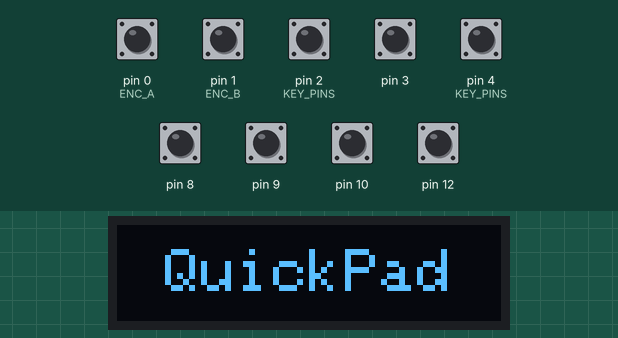
This sketch was run on a simulated Arduino Leonardo, built with avr-gcc and run on an emulated ATmega32U4. Parts: 128×32 one-colour display. The test bench sets the inputs (shaded band); at power-on: pin 0 (ENC_A), pin 1 (ENC_B), pin 2 (KEY_PINS), pin 3, pin 4 (KEY_PINS), pin 8–10, pin 12 HIGH. The local clock reads 2024-03-15 10:24:30 at power-on unless the sketch sets it; USB keyboard and mouse output is not drawn.

Above: at 0.1 s.
At 1.1 s:
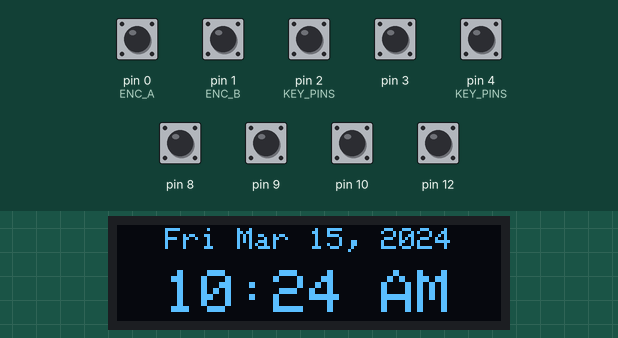
At 30.1 s:
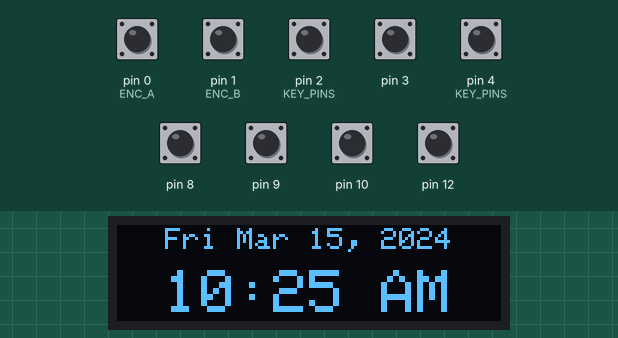
At 90.1 s:
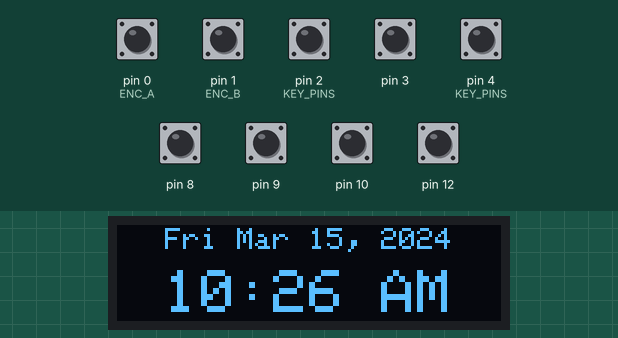

Measured:
- what the display in image 1 shows lasts 29.0 s, from 1.1 s to 30.1 s
- what the display in image 2 shows lasts 60.0 s, from 30.1 s to 90.1 s

The sketch:

QuickPad.ino
```cpp
// QuickPad firmware (Arduino IDE)
// Seeed XIAO RP2040 + 6 keys + 0.91" SSD1306 OLED + DS3231 clock + EC11 encoder
//
// Board package: "Raspberry Pi Pico/RP2040" by Earle F. Philhower
//   Tools > Board > Raspberry Pi Pico/RP2040 > Seeed XIAO RP2040
// Libraries (Library Manager): Adafruit SSD1306, Adafruit GFX Library, RTClib
//
// Pins below are RP2040 GPIO numbers, matched to the XIAO's D-pin labels.

#include <Wire.h>
#include <Keyboard.h>
#include <Adafruit_GFX.h>
#include <Adafruit_SSD1306.h>
#include <RTClib.h>

// ---------------- Pins (from the QuickPad schematic) ----------------
const uint8_t KEY_PINS[6] = {
  26,  // D0  -> SW1
  27,  // D1  -> SW2
  28,  // D2  -> SW3
  29,  // D3  -> SW4
  2,   // D8  -> SW5
  4    // D9  -> SW6
};
const uint8_t PIN_SDA = 6;  // D4
const uint8_t PIN_SCL = 7;  // D5
const uint8_t ENC_A   = 0;  // D6
const uint8_t ENC_B   = 1;  // D7
const uint8_t ENC_BTN = 3;  // D10

// ---------------- Settings you can change ----------------
// What each key sends, in order SW1..SW6. F13-F18 don't clash with anything.
const uint8_t KEYMAP[6] = { KEY_F13, KEY_F14, KEY_F15, KEY_F16, KEY_F17, KEY_F18 };

const bool    SCREEN_UPSIDE_DOWN = true;   // OLED is mounted upside down
const bool    USE_24_HOUR        = false;  // true shows 15:09 instead of 3:09 PM
const uint8_t OLED_ADDRESS       = 0x3C;   // a few OLEDs use 0x3D
const bool    REVERSE_KNOB       = false;  // flip if the knob turns the wrong way

// USB media codes (HID consumer page)
const uint16_t MEDIA_VOL_UP   = 0xE9;
const uint16_t MEDIA_VOL_DOWN = 0xEA;
const uint16_t MEDIA_MUTE     = 0xE2;

// ---------------- Hardware objects ----------------
Adafruit_SSD1306 display(128, 32, &Wire, -1);
RTC_DS3231 rtc;
bool rtcFound = false;

// ---------------- Rotary encoder (read with interrupts) ----------------
// Tracks every A/B transition; an EC11 makes 4 transitions per click.
volatile int32_t encCount = 0;
volatile uint8_t encState = 0;
const int8_t QUAD_TABLE[16] = {0, -1, 1, 0, 1, 0, 0, -1, -1, 0, 0, 1, 0, 1, -1, 0};

void encoderISR() {
  encState = ((encState << 2) | (digitalRead(ENC_A) << 1) | digitalRead(ENC_B)) & 0x0F;
  encCount += QUAD_TABLE[encState];
}

int32_t lastDetent = 0;

// ---------------- Buttons (6 keys + encoder button) ----------------
const uint8_t NUM_BUTTONS = 7;
const uint8_t ENCODER_BUTTON = 6;
uint8_t buttonPins[NUM_BUTTONS];
bool buttonPressed[NUM_BUTTONS];
unsigned long lastChange[NUM_BUTTONS];
const unsigned long DEBOUNCE_MS = 5;

// ---------------- Screen ----------------
const char* DAYS[7]    = {"Sun", "Mon", "Tue", "Wed", "Thu", "Fri", "Sat"};
const char* MONTHS[12] = {"Jan", "Feb", "Mar", "Apr", "May", "Jun",
                          "Jul", "Aug", "Sep", "Oct", "Nov", "Dec"};
int lastMinuteShown = -1;

void printCentered(const char* text, uint8_t size, int16_t y) {
  int16_t x1, y1;
  uint16_t w, h;
  display.setTextSize(size);
  display.getTextBounds(text, 0, 0, &x1, &y1, &w, &h);
  display.setCursor((128 - w) / 2, y);
  display.print(text);
}

void updateScreen(bool force) {
  if (!rtcFound) {
    display.clearDisplay();
    printCentered("Clock not found", 1, 12);
    display.display();
    return;
  }
  DateTime now = rtc.now();
  if (!force && now.minute() == lastMinuteShown) return;  // redraw once a minute
  lastMinuteShown = now.minute();

  char dateText[24];
  snprintf(dateText, sizeof(dateText), "%s %s %d, %d",
           DAYS[now.dayOfTheWeek()], MONTHS[now.month() - 1], now.day(), now.year());

  char timeText[12];
  if (USE_24_HOUR) {
    snprintf(timeText, sizeof(timeText), "%02d:%02d", now.hour(), now.minute());
  } else {
    int hour12 = now.hour() % 12;
    if (hour12 == 0) hour12 = 12;
    snprintf(timeText, sizeof(timeText), "%d:%02d %s", hour12, now.minute(),
             now.hour() < 12 ? "AM" : "PM");
  }

  display.clearDisplay();
  printCentered(dateText, 1, 1);    // small line on top
  printCentered(timeText, 2, 15);   // big line underneath
  display.display();
}

void sendMedia(uint16_t code) {
  Keyboard.consumerPress(code);
  delay(5);
  Keyboard.consumerRelease();
}

// ---------------- Setup ----------------
void setup() {
  // Buttons: internal pull-ups, so a press reads LOW
  for (uint8_t i = 0; i < 6; i++) buttonPins[i] = KEY_PINS[i];
  buttonPins[ENCODER_BUTTON] = ENC_BTN;
  for (uint8_t i = 0; i < NUM_BUTTONS; i++) {
    pinMode(buttonPins[i], INPUT_PULLUP);
    buttonPressed[i] = false;
    lastChange[i] = 0;
  }

  // Encoder
  pinMode(ENC_A, INPUT_PULLUP);
  pinMode(ENC_B, INPUT_PULLUP);
  attachInterrupt(digitalPinToInterrupt(ENC_A), encoderISR, CHANGE);
  attachInterrupt(digitalPinToInterrupt(ENC_B), encoderISR, CHANGE);

  // I2C bus shared by the OLED and the clock
  Wire.setSDA(PIN_SDA);
  Wire.setSCL(PIN_SCL);
  Wire.begin();
  Wire.setClock(400000);

  // Screen
  display.begin(SSD1306_SWITCHCAPVCC, OLED_ADDRESS);
  display.setRotation(SCREEN_UPSIDE_DOWN ? 2 : 0);
  display.setTextColor(SSD1306_WHITE);
  display.clearDisplay();
  printCentered("QuickPad", 2, 8);
  display.display();

  // Clock: if it has never been set (or lost power), set it to the time
  // this sketch was compiled, which is accurate to within a few seconds.
  rtcFound = rtc.begin(&Wire);
  if (rtcFound && rtc.lostPower()) {
    rtc.adjust(DateTime(F(__DATE__), F(__TIME__)));
  }

  // USB keyboard + media keys
  Keyboard.begin();

  delay(1000);
  updateScreen(true);
}

// ---------------- Main loop ----------------
void loop() {
  unsigned long nowMs = millis();

  // Keys and encoder button
  for (uint8_t i = 0; i < NUM_BUTTONS; i++) {
    bool pressed = (digitalRead(buttonPins[i]) == LOW);
    if (pressed != buttonPressed[i] && nowMs - lastChange[i] > DEBOUNCE_MS) {
      buttonPressed[i] = pressed;
      lastChange[i] = nowMs;

      if (i == ENCODER_BUTTON) {
        if (pressed) sendMedia(MEDIA_MUTE);
      } else if (pressed) {
        Keyboard.press(KEYMAP[i]);
      } else {
        Keyboard.release(KEYMAP[i]);
      }
    }
  }

  // Volume knob: one volume step per click
  noInterrupts();
  int32_t count = encCount;
  interrupts();
  int32_t detent = count / 4;
  if (detent != lastDetent) {
    int32_t steps = detent - lastDetent;
    lastDetent = detent;
    if (REVERSE_KNOB) steps = -steps;
    uint16_t code = steps > 0 ? MEDIA_VOL_UP : MEDIA_VOL_DOWN;
    for (int32_t s = 0; s < abs(steps); s++) sendMedia(code);
  }

  // Clock: check once per second, redraw only when the minute changes
  static unsigned long lastCheck = 0;
  if (nowMs - lastCheck >= 1000) {
    lastCheck = nowMs;
    updateScreen(false);
  }
}
```
